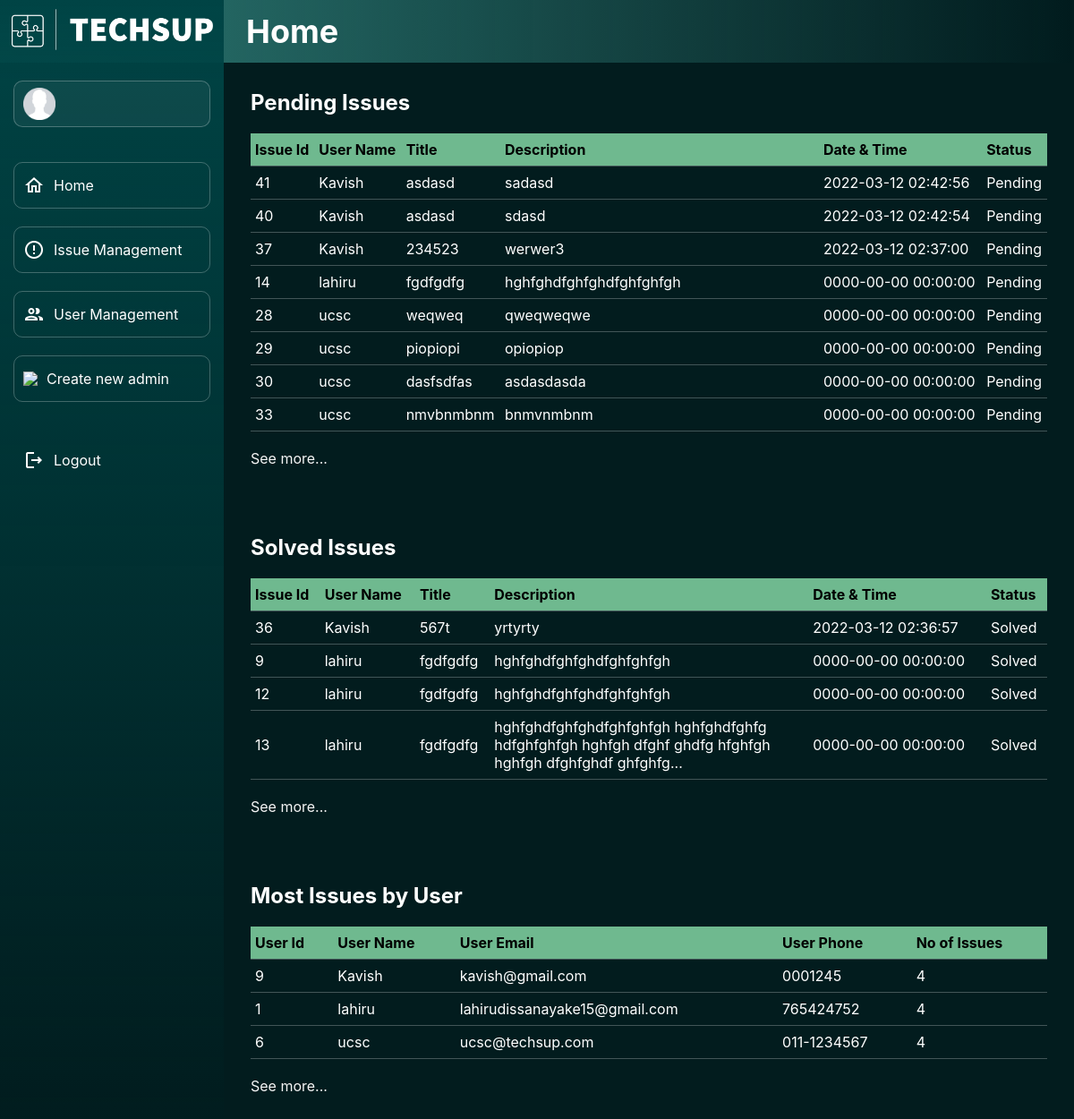
Page /admin/main/dashboard.php on the committed database.
### tables this page shows
CREATE TABLE IF NOT EXISTS `issue` (
  `issueId` int(5) NOT NULL AUTO_INCREMENT,
  `userId` int(5) DEFAULT NULL,
  `title` varchar(50) DEFAULT NULL,
  `description` varchar(500) DEFAULT NULL,
  `status` tinyint(1) DEFAULT NULL,
  `timestamp` timestamp NOT NULL,
  PRIMARY KEY (`issueId`),
  KEY `userId` (`userId`)
);

CREATE TABLE IF NOT EXISTS `user` (
  `userId` int(5) NOT NULL AUTO_INCREMENT,
  `userName` varchar(20) NOT NULL,
  `userEmail` varchar(50) NOT NULL,
  `userPhone` varchar(20) NOT NULL,
  `userPwd` varchar(100) NOT NULL,
  PRIMARY KEY (`userId`),
  UNIQUE KEY `userName` (`userName`),
  UNIQUE KEY `userEmail` (`userEmail`)
);

### includes/functions.inc.php (called while the page is built, shortened)
<?php
function adminPendingIssues($conn)
{
    $sql = "SELECT issueId, userName, title, description, timestamp, IF(status, 'Solved', 'Pending') status FROM issue, user WHERE issue.userId = user.userId AND status=false ORDER BY timestamp DESC LIMIT 10;";
    $result = mysqli_query($conn, $sql);
    if (mysqli_num_rows($result) > 0) {
        return $result;
        exit();
    } else {
        echo "<p class=\"success2\">There are no issues available!</p>";
        exit();
    }
}
function adminSolvedIssues($conn)
{
    $sql = "SELECT issueId, userName, title, description, timestamp, IF(status, 'Solved', 'Pending') status FROM issue, user WHERE issue.userId = user.userId AND status=true ORDER BY timestamp DESC LIMIT 10;";
    $result = mysqli_query($conn, $sql);
    if (mysqli_num_rows($result) > 0) {
        return $result;
        exit();
    } else {
        echo "<p class=\"success2\">There are no issues available!</p>";
        exit();
    }
}
function adminMostIssues($conn)
{
    $sql = "SELECT user.userId, userName, userEmail, userPhone, COUNT(issueId) FROM user, issue WHERE user.userId = issue.userId GROUP BY issue.userId ORDER BY COUNT(issueId) DESC LIMIT 10";
    $result = mysqli_query($conn, $sql);
    if (mysqli_num_rows($result) > 0) {
        return $result;
        exit();
    } else {
        echo "<p class=\"success2\">There are no users available!</p>";
        exit();
    }
}

### admin/main/dashboard.php (the view, shortened to what this page needs)
<?php
require_once('../../includes/dbh.inc.php');
require_once('../../includes/functions.inc.php');
?>
<!DOCTYPE html>
<html lang="en">
<head>
</head>
<body>
    <nav class="nav-h-back"></nav>
    <nav class="nav-h">
        <div class="heading">
            <h1>Home</h1>
        </div>
    </nav>
    <nav class="nav-v">
        <div class="logo">
            <a href="#">
                <img src="../../assets/techsup-logo-white.png" width="225px">
            </a>
        </div>
        <div class="menu">
            <div class="item profile">
                <img src="../../assets/profile.png" width="36px">
            </div>
            <div>
                <a href="#" class="disabled">
                    <div class="item click">
                        <img src="../../assets/home-outline-white-24dp.png">
                        <span>Home</span>
                    </div>
                </a>
                <br>
                <a href="../issues/viewIssue.php">
                    <div class="item click">
                        <img src="../../assets/issue-outline-white-24dp.png">
                        <span>Issue Management</span>
                    </div>
                </a>
                <br>
                <a href="../users/viewUser.php">
                    <div class="item click">
                        <img src="../../assets/users-outline-white-24dp.png">
                        <span>User Management</span>
                    </div>
                </a>
                <br>
                <a href="register.php">
                    <div class="item click">
                        <img src="../../assets/addAdmin-outline-white-24dp">
                        <span>Create new admin</span>
                    </div>
                </a>
            </div>
            <a href="../../includes/adminLogout.inc.php">
                <div class="item logout">
                    <img src="../../assets/logout-outline-white-24dp.png">
                    <span>Logout</span>
                </div>
            </a>
        </div>
    </nav>
    <div class="body">
        <div class="adminPendingIssues">
            <h2>Pending Issues</h2>
            <table>
                <thead>
                    <tr>
                        <th class="thLeft">Issue Id</th>
                        <th class="thLeft">User Name</th>
                        <th class="thLeft">Title</th>
                        <th class="thLeft descr">Description</th>
                        <th class="thLeft">Date & Time</th>
                        <th class="thLeft">Status</th>
                    </tr>
                </thead>
                <tbody>
                    <?php
                    $result = adminPendingIssues($conn);
                    if ($result) {
                        while ($row = mysqli_fetch_assoc($result)) { ?>
                            <tr>
                                <td><?php echo $row['issueId']; ?></td>
                                <td><?php echo $row['userName']; ?></td>
                                <td><?php echo $row['title']; ?></td>
                                <td><?php if (strlen($row['description']) > 100) {
                                        echo substr($row['description'], 0, 100) . "...";
                                    } else {
                                        echo $row['description'];
                                    } ?></td>
                                <td><?php echo $row['timestamp']; ?></td>
                                <td><?php echo $row['status']; ?></td>
                            </tr>
                    <?php
                        }
                    }
                    ?>
                </tbody>
            </table>
            <br>
            <div class="seeMore">
                <a href="../issues/viewIssue.php">See more...</a>
            </div>
        </div>
        <div class="adminSolvedIssues topMargin">
            <h2>Solved Issues</h2>
            <table>
                <thead>
                    <tr>
                        <th class="thLeft">Issue Id</th>
                        <th class="thLeft">User Name</th>
                        <th class="thLeft">Title</th>
                        <th class="thLeft descr">Description</th>
                        <th class="thLeft">Date & Time</th>
                        <th class="thLeft">Status</th>
                    </tr>
                </thead>
                <tbody>
                    <?php
                    $result = adminSolvedIssues($conn);
                    if ($result) {
                        while ($row = mysqli_fetch_assoc($result)) { ?>
                            <tr>
                                <td><?php echo $row['issueId']; ?></td>
                                <td><?php echo $row['userName']; ?></td>
                                <td><?php echo $row['title']; ?></td>
                                <td><?php if (strlen($row['description']) > 100) {
                                        echo substr($row['description'], 0, 100) . "...";
                                    } else {
                                        echo $row['description'];
                                    } ?></td>
                                <td><?php echo $row['timestamp']; ?></td>
                                <td><?php echo $row['status']; ?></td>
                            </tr>
                    <?php
                        }
                    }
                    ?>
                </tbody>
            </table>
            <br>
            <div class="seeMore">
                <a href="../issues/viewIssue.php">See more...</a>
            </div>
        </div>
        <div class="mostIssues topMargin">
            <h2>Most Issues by User</h2>
            <table>
                <thead>
                    <tr>
                        <th class="thLeft">User Id</th>
                        <th class="thLeft">User Name</th>
                        <th class="thLeft">User Email</th>
                        <th class="thLeft">User Phone</th>
                        <th class="thLeft">No of Issues</th>
                    </tr>
                </thead>
                <tbody>
                    <?php
                    $result = adminMostIssues($conn);
                    if ($result) {
                        while ($row = mysqli_fetch_assoc($result)) { ?>
                            <tr>
                                <td><?php echo $row['userId']; ?></td>
                                <td><?php echo $row['userName']; ?></td>
                                <td><?php echo $row['userEmail']; ?></td>
                                <td><?php echo $row['userPhone']; ?></td>
                                <td><?php echo $row['COUNT(issueId)']; ?></td>
                            </tr>
                    <?php
                        }
                    }
                    ?>
                </tbody>
            </table>
            <br>
            <div class="seeMore">
                <a href="../users/viewUser.php">See more...</a>
            </div>
        </div>
    </div>
</body>
</html>

### rows in the picture
issue: issueId "41", userId.userName "Kavish", title "asdasd", description "sadasd", timestamp "2022-03-12 02:42:56", status "Pending"
issue: issueId "40", userId.userName "Kavish", title "asdasd", description "sdasd", timestamp "2022-03-12 02:42:54", status "Pending"
issue: issueId "37", userId.userName "Kavish", title "234523", description "werwer3", timestamp "2022-03-12 02:37:00", status "Pending"
issue: issueId "14", userId.userName "lahiru", title "fgdfgdfg", description "hghfghdfghfghdfghfghfgh", timestamp "0000-00-00 00:00:00", status "Pending"
issue: issueId "28", userId.userName "ucsc", title "weqweq", description "qweqweqwe", timestamp "0000-00-00 00:00:00", status "Pending"
issue: issueId "29", userId.userName "ucsc", title "piopiopi", description "opiopiop", timestamp "0000-00-00 00:00:00", status "Pending"
issue: issueId "30", userId.userName "ucsc", title "dasfsdfas", description "asdasdasda", timestamp "0000-00-00 00:00:00", status "Pending"
issue: issueId "33", userId.userName "ucsc", title "nmvbnmbnm", description "bnmvnmbnm", timestamp "0000-00-00 00:00:00", status "Pending"
issue: issueId "36", userId.userName "Kavish", title "567t", description "yrtyrty", timestamp "2022-03-12 02:36:57", status "Solved"
issue: issueId "9", userId.userName "lahiru", title "fgdfgdfg", description "hghfghdfghfghdfghfghfgh", timestamp "0000-00-00 00:00:00", status "Solved"
issue: issueId "12", userId.userName "lahiru", title "fgdfgdfg", description "hghfghdfghfghdfghfghfgh", timestamp "0000-00-00 00:00:00", status "Solved"
issue: issueId "13", userId.userName "lahiru", title "fgdfgdfg", description "hghfghdfghfghdfghfghfgh hghfghdfghfg hdfghfghfgh hghfgh dfghf ghdfg hfghfgh hghfgh dfghfghdf ghfghfg", timestamp "0000-00-00 00:00:00", status "Solved"
user: userId "9", userName "Kavish", userEmail "kavish@gmail.com", userPhone "0001245", COUNT "4"
user: userId "1", userName "lahiru", userEmail "lahirudissanayake15@gmail.com", userPhone "765424752", COUNT "4"
user: userId "6", userName "ucsc", userEmail "ucsc@techsup.com", userPhone "011-1234567", COUNT "4"
